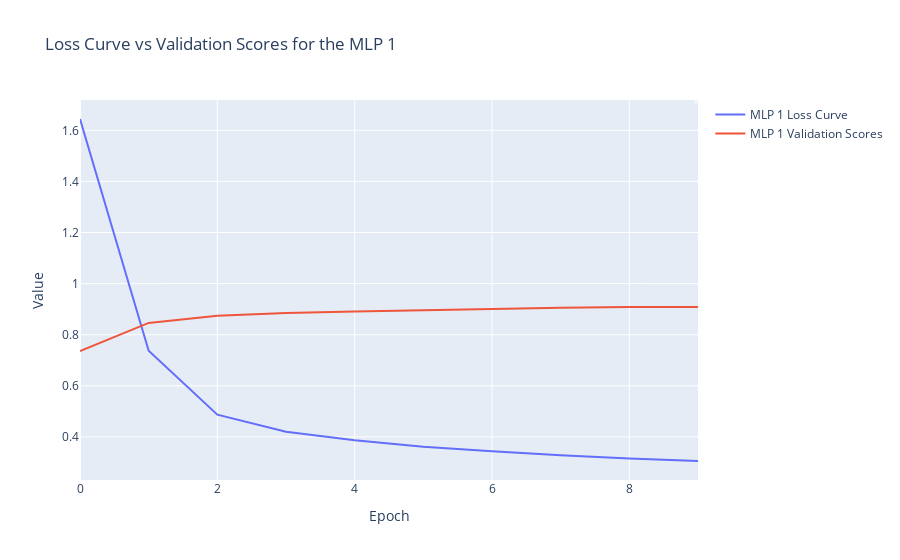

Notebook code cell kept with this figure:
### Code cell
# Esta função plota duas séries temporais (curva de perda e pontuação de validação) para o modelo MLP 1, de modo a podermos visualizar
# o desempenho desse modelo ao longo das épocas. O eixo X representa as épocas e o eixo Y mostra os valores correspondentes de perda e 
# pontuação de validação.
plot_multiples_time_series_line_graphs([mlp_1_loss_curve_values, mlp_1_validation_scores], "Loss Curve vs Validation Scores for the MLP 1", "Epoch", "Value")

### Figure 1 — Plotly figure (JSON) as saved in the notebook; plotly's stock layout.template omitted (floating-point values rounded to 4 significant figures)
{"data": [{"mode": "lines", "name": "MLP 1 Loss Curve", "type": "scatter", "x": [0, 1, 2, 3, 4, 5, 6, 7, 8, 9], "y": [1.644, 0.7376, 0.4871, 0.4204, 0.3873, 0.3613, 0.3436, 0.328, 0.3159, 0.3058]}, {"mode": "lines", "name": "MLP 1 Validation Scores", "type": "scatter", "x": [0, 1, 2, 3, 4, 5, 6, 7, 8, 9], "y": [0.7358, 0.8462, 0.8744, 0.8848, 0.8906, 0.8971, 0.9008, 0.9056, 0.909, 0.909]}], "layout": {"annotations": [{"align": "center", "bgcolor": "white", "font": {"color": "black", "size": 12}, "opacity": 0.7, "showarrow": false, "text": "", "x": 1, "xref": "paper", "y": 1, "yref": "paper"}], "title": {"text": "Loss Curve vs Validation Scores for the MLP 1"}, "xaxis": {"title": {"text": "Epoch"}}, "yaxis": {"title": {"text": "Value"}}}}
